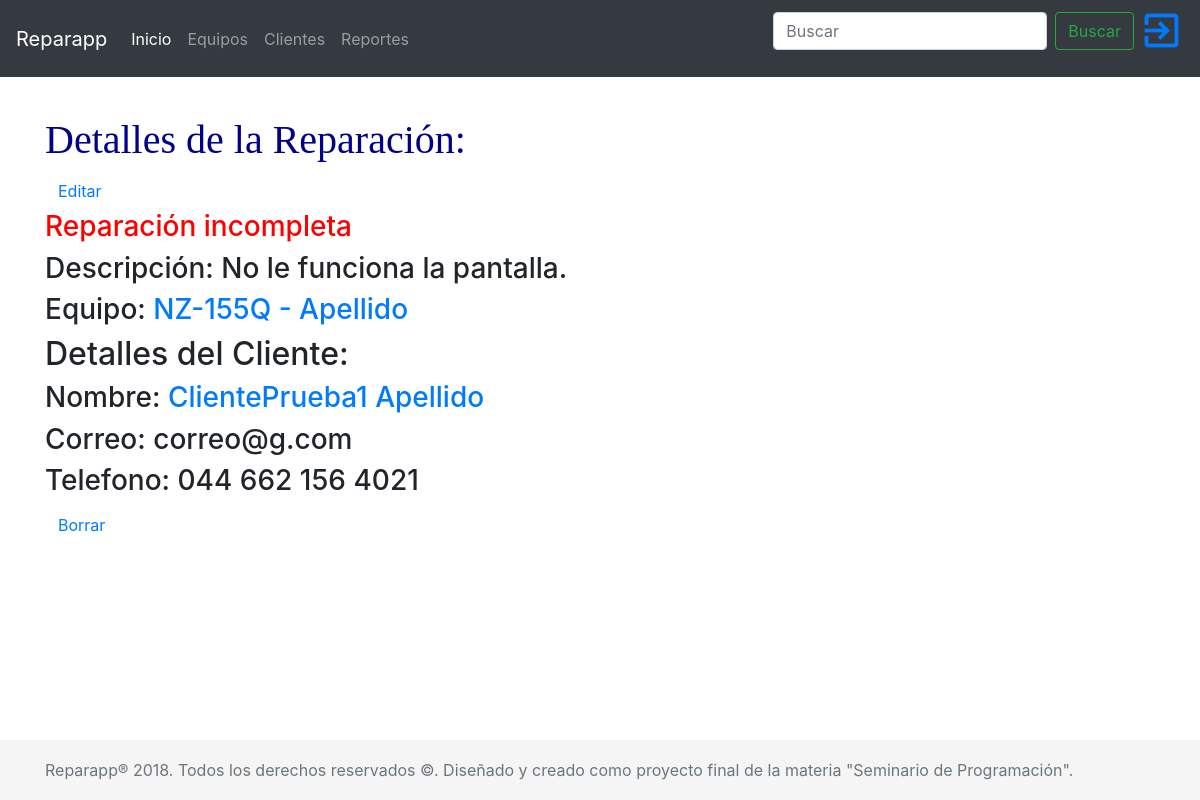
The page /reparacion/2/ on the database as committed earlier.
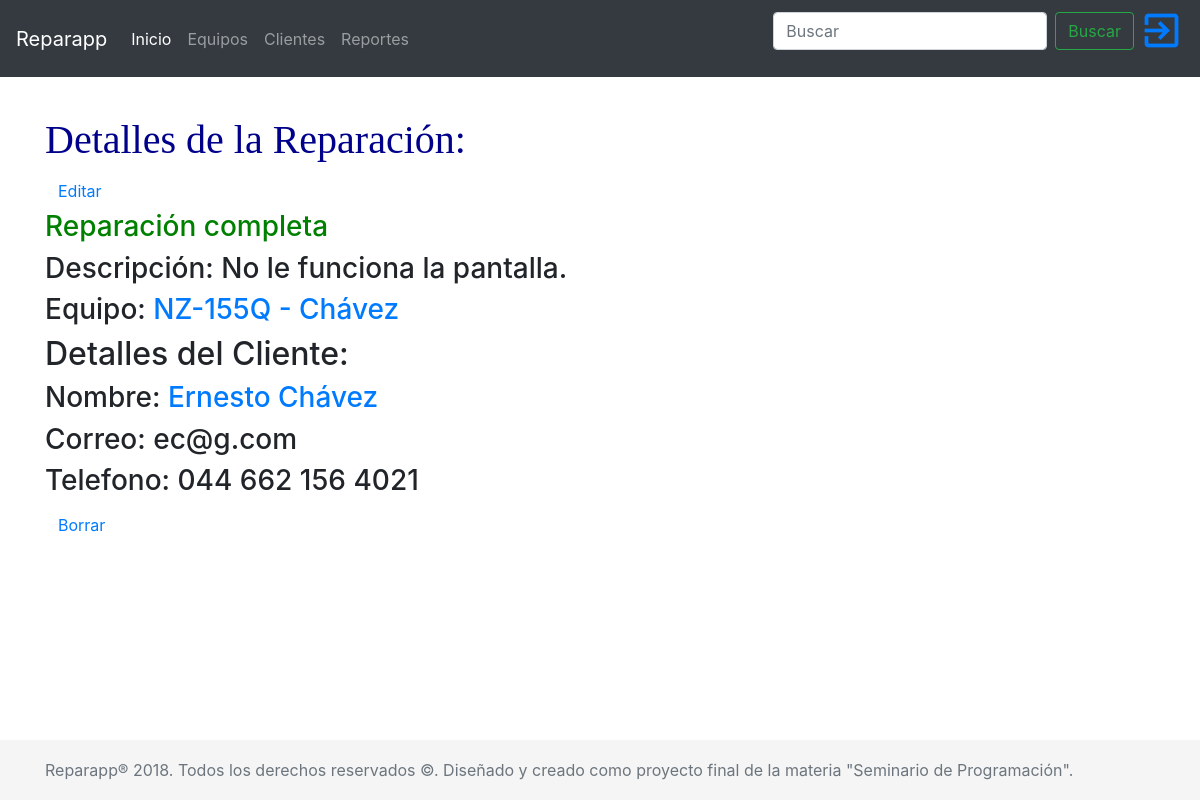
The same page on the database as committed later.
### reparapp/models.py (models this page shows, shortened)
class Reparacion(models.Model):
    empleado = models.ForeignKey('auth.User', on_delete=models.CASCADE)
    equipo = models.ForeignKey('Equipo', on_delete=models.CASCADE)
    descripcion = models.CharField(max_length=200)
    fecha_llegada = models.DateField(auto_now_add=True)
    fecha_salida = models.DateField(blank=True, null=True)
    completada = models.BooleanField()

class Equipo(models.Model):
    SISTEMAS_OPERATIVOS = (
        ('W10', 'Windows 10'),
        ('W8', 'Windows 8'),
        ('W7', 'Windows 7'),
        ('WV', 'Windows Vista'),
        ('WXP', 'Windows XP'),
        ('LINUX', 'LINUX'),
        ('OS', 'Mac OS'),
        ('UNIX', 'UNIX'),
        ('WV', 'Windows Vista'),
        ('O', 'Otro'),
    )
    INDEFINIDO = 'INDEFINIDO'
    cliente = models.ForeignKey('Cliente', on_delete=models.CASCADE)
    marca = models.CharField(max_length=30)
    modelo = models.CharField(max_length=30)
    sistema_operativo = models.CharField(
        max_length=10,
        choices=SISTEMAS_OPERATIVOS,
        default=INDEFINIDO,
    )
    def __str__(self):
        return (self.modelo + " - " + self.cliente.apellido)

class Cliente(models.Model):
    nombre = models.CharField(max_length=30)
    apellido = models.CharField(max_length=40)
    correo = models.EmailField()
    telefono = PhoneNumberField()
    def __str__(self):
        return (self.nombre + " " + self.apellido)

### reparapp/views.py (the view)
# urls.py: re_path(r'^reparacion/(?P<pk>\d+)/$', views.reparacion_detail, name='reparacion_detail'),
def reparacion_detail(request, pk):
    reparacion = get_object_or_404(Reparacion, pk=pk)
    return render(request, 'reparapp/reparacion_detail.html', {'reparacion': reparacion})

### reparapp/templates/reparapp/reparacion_detail.html
{% extends 'reparapp/base.html' %}
{% block content %}
<div>
    <h1>Detalles de la Reparación:</h1>
    <a class="btn btn-default pull-right" href="{% url 'reparacion_edit' pk=reparacion.pk %}">
        <span class="glyphicon glyphicon-pencil">Editar</span>
    </a>
    {% if reparacion.completada %}
        <h3 style="color:green;">Reparación completa</h3>
    {% else %}
        <h3 style="color:red;">Reparación incompleta</h3>
    {% endif %}
    <h3>Descripción: {{ reparacion.descripcion }}</h3>
    <h3>Equipo: <a href="{% url 'equipo_detail' pk=reparacion.equipo.pk %}">{{ reparacion.equipo }}</a></h3>
    <span>
        <h2>Detalles del Cliente:</h2>
    </span>
    <h3>Nombre: <a href="{% url 'cliente_detail' pk=reparacion.equipo.cliente.pk %}">{{ reparacion.equipo.cliente }}</a></h3>
    <h3>Correo: {{reparacion.equipo.cliente.correo}}</h3>
    <h3>Telefono: {{reparacion.equipo.cliente.telefono}}</h3>
    <a class="btn btn-default" href="{% url 'reparacion_remove' pk=reparacion.pk %}"><span class="glyphicon glyphicon-remove">Borrar</span></a>
</div>
{% endblock %}

Rows that differ between the two databases and show on the page:
changed Reparacion "No le funciona la pantalla.": completada False → True (drawn); equipo "NZ-155Q - Apellido" → "NZ-155Q - Chávez"; equipo.cliente "ClientePrueba1 Apellido" → "Ernesto Chávez"; equipo.cliente.correo "correo@g.com" → "ec@g.com"
Other text that changed with them:
text no longer shown: "Reparación incompleta"
text now shown: "Reparación completa"
